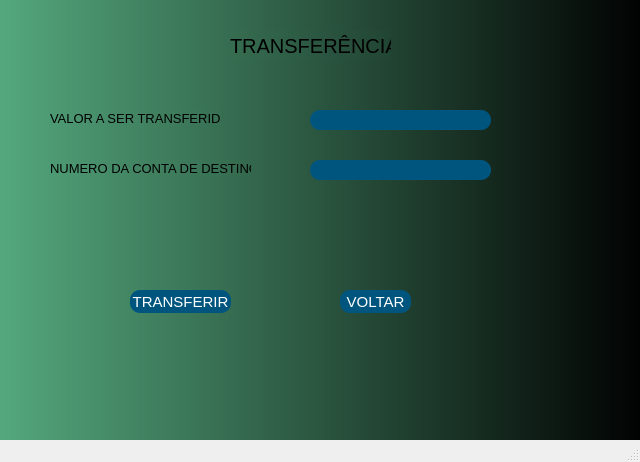
<?xml version="1.0" encoding="UTF-8"?>
<ui version="4.0">
 <class>MainWindow</class>
 <widget class="QMainWindow" name="MainWindow">
  <property name="geometry">
   <rect>
    <x>0</x>
    <y>0</y>
    <width>640</width>
    <height>462</height>
   </rect>
  </property>
  <property name="windowTitle">
   <string>MainWindow</string>
  </property>
  <widget class="QWidget" name="centralwidget">
   <widget class="QFrame" name="frame">
    <property name="geometry">
     <rect>
      <x>-10</x>
      <y>-40</y>
      <width>661</width>
      <height>501</height>
     </rect>
    </property>
    <property name="styleSheet">
     <string notr="true">background-color: qlineargradient(spread:pad, x1:0, y1:0, x2:1, y2:0, stop:0 rgba(85, 170, 127, 255), stop:1 rgba(0, 0, 0, 255));</string>
    </property>
    <property name="frameShape">
     <enum>QFrame::StyledPanel</enum>
    </property>
    <property name="frameShadow">
     <enum>QFrame::Raised</enum>
    </property>
    <widget class="QLabel" name="label">
     <property name="geometry">
      <rect>
       <x>240</x>
       <y>70</y>
       <width>161</width>
       <height>31</height>
      </rect>
     </property>
     <property name="font">
      <font>
       <pointsize>15</pointsize>
      </font>
     </property>
     <property name="styleSheet">
      <string notr="true">background-color:rgba(70, 135, 110, 5);</string>
     </property>
     <property name="text">
      <string>TRANSFERÊNCIA</string>
     </property>
    </widget>
    <widget class="QLabel" name="label_2">
     <property name="geometry">
      <rect>
       <x>60</x>
       <y>150</y>
       <width>171</width>
       <height>16</height>
      </rect>
     </property>
     <property name="font">
      <font>
       <pointsize>10</pointsize>
      </font>
     </property>
     <property name="styleSheet">
      <string notr="true">background-color:rgba(70, 135, 110, 5);</string>
     </property>
     <property name="text">
      <string>VALOR A SER TRANSFERIDO</string>
     </property>
    </widget>
    <widget class="QLineEdit" name="lineEdit">
     <property name="geometry">
      <rect>
       <x>320</x>
       <y>150</y>
       <width>181</width>
       <height>20</height>
      </rect>
     </property>
     <property name="font">
      <font>
       <pointsize>10</pointsize>
      </font>
     </property>
     <property name="styleSheet">
      <string notr="true">QLineEdit{
background-color: rgb(0, 85, 127);
color: rgb(255, 255, 255);
border-radius:10px

}</string>
     </property>
    </widget>
    <widget class="QLabel" name="label_3">
     <property name="geometry">
      <rect>
       <x>60</x>
       <y>200</y>
       <width>201</width>
       <height>16</height>
      </rect>
     </property>
     <property name="font">
      <font>
       <pointsize>10</pointsize>
      </font>
     </property>
     <property name="styleSheet">
      <string notr="true">background-color:rgba(70, 135, 110, 5);</string>
     </property>
     <property name="text">
      <string>NUMERO DA CONTA DE DESTINO</string>
     </property>
    </widget>
    <widget class="QLineEdit" name="lineEdit_2">
     <property name="geometry">
      <rect>
       <x>320</x>
       <y>200</y>
       <width>181</width>
       <height>20</height>
      </rect>
     </property>
     <property name="font">
      <font>
       <pointsize>10</pointsize>
      </font>
     </property>
     <property name="styleSheet">
      <string notr="true">QLineEdit{
background-color: rgb(0, 85, 127);
color: rgb(255, 255, 255);
border-radius:10px

}</string>
     </property>
    </widget>
    <widget class="QPushButton" name="pushButton">
     <property name="geometry">
      <rect>
       <x>140</x>
       <y>330</y>
       <width>101</width>
       <height>23</height>
      </rect>
     </property>
     <property name="font">
      <font>
       <pointsize>11</pointsize>
      </font>
     </property>
     <property name="cursor">
      <cursorShape>PointingHandCursor</cursorShape>
     </property>
     <property name="styleSheet">
      <string notr="true">QPushButton{
background-color: rgb(0, 85, 127);
color: rgb(255, 255, 255);
border-radius:10px

}

QPushButton:hover{
	background-color: rgb(255, 255, 255);
	color: rgb(0, 0, 0);
}</string>
     </property>
     <property name="text">
      <string>TRANSFERIR</string>
     </property>
    </widget>
    <widget class="QPushButton" name="pushButton_2">
     <property name="geometry">
      <rect>
       <x>350</x>
       <y>330</y>
       <width>71</width>
       <height>23</height>
      </rect>
     </property>
     <property name="font">
      <font>
       <pointsize>11</pointsize>
      </font>
     </property>
     <property name="cursor">
      <cursorShape>PointingHandCursor</cursorShape>
     </property>
     <property name="styleSheet">
      <string notr="true">QPushButton{
background-color: rgb(0, 85, 127);
color: rgb(255, 255, 255);
border-radius:10px

}

QPushButton:hover{
	background-color: rgb(255, 255, 255);
	color: rgb(0, 0, 0);
}</string>
     </property>
     <property name="text">
      <string>VOLTAR</string>
     </property>
    </widget>
   </widget>
  </widget>
  <widget class="QMenuBar" name="menubar">
   <property name="geometry">
    <rect>
     <x>0</x>
     <y>0</y>
     <width>640</width>
     <height>21</height>
    </rect>
   </property>
  </widget>
  <widget class="QStatusBar" name="statusbar"/>
 </widget>
 <resources/>
 <connections/>
</ui>
